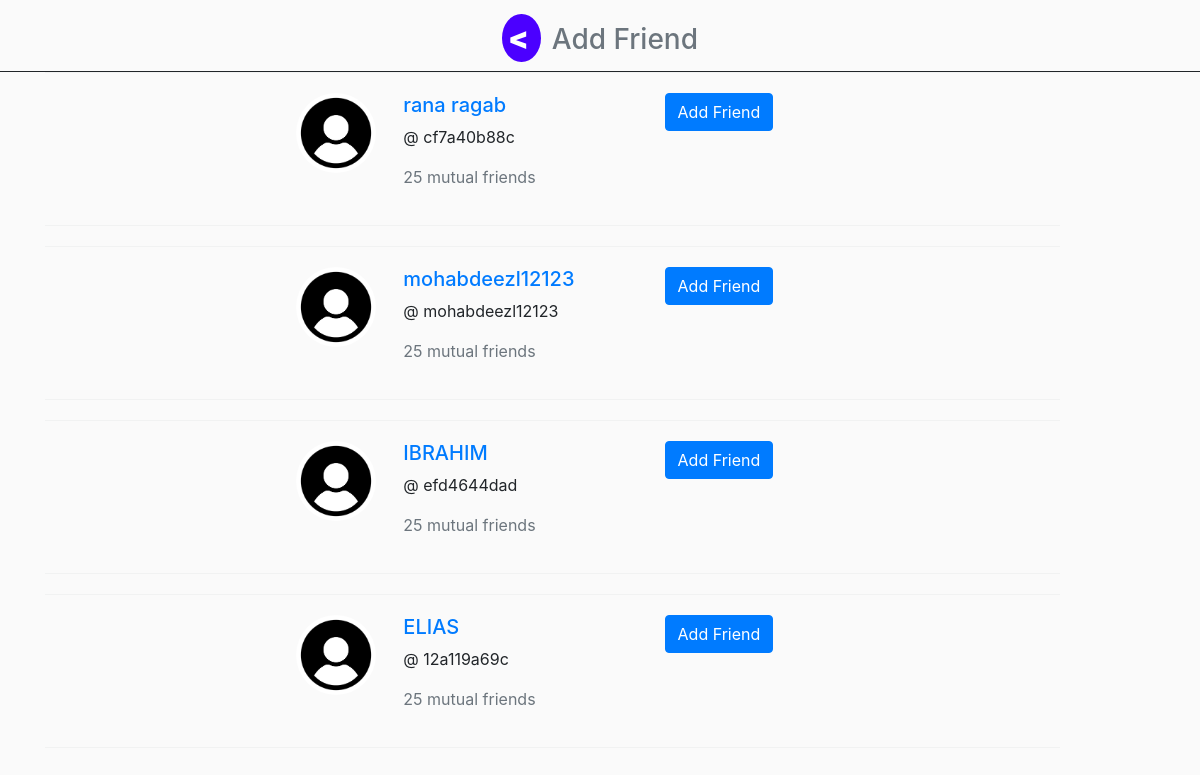
/add_friend/ (signed in), run on an earlier commit of the app's database.
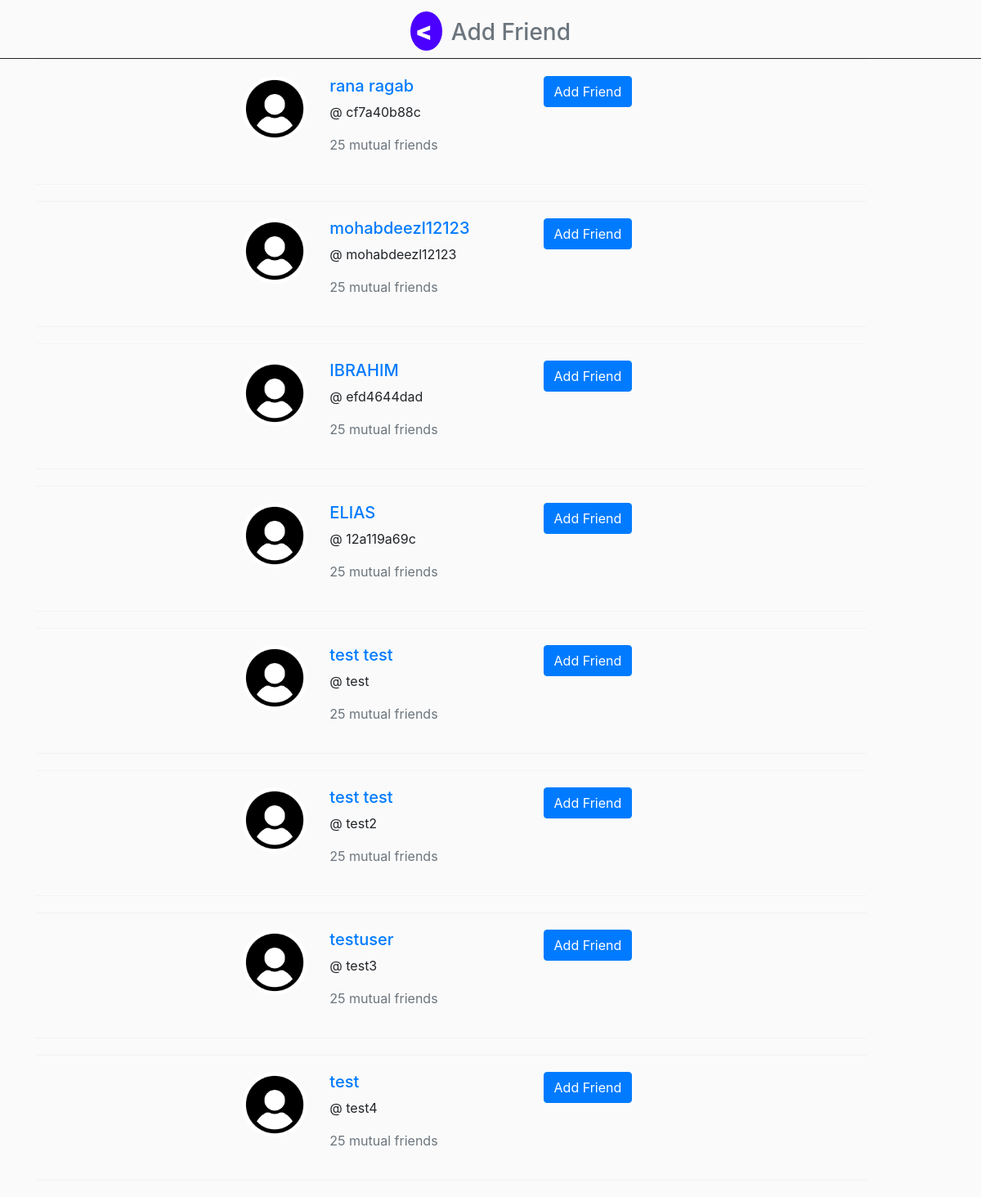
And on a later commit of the database.
### accounts/models.py (models this page shows, shortened)
class Friend(models.Model):
    profile=models.OneToOneField(Profile, verbose_name=_("user"), on_delete=models.CASCADE,related_name='friend_profile')
    class Meta:
        verbose_name = _("Friend")
        verbose_name_plural = _("Friends")

class Profile(models.Model):
    user=models.OneToOneField(User, verbose_name=_("user"), on_delete=models.CASCADE)
    friend=models.ManyToManyField('Friend',related_name='user_friends')
    friend_request=models.ManyToManyField('Friend',related_name='user_friend_requests')
    phone=models.CharField(max_length=20,verbose_name=_("phone"))
    slug=models.SlugField(blank=True, null=True)
    image=models.ImageField(upload_to='profile/',blank=True, null=True)
    country=CountryField(blank_label='select country')
    adress=models.CharField(max_length=100)
    Token=models.CharField(max_length=500,blank=True, null=True)
    join_date=models.DateTimeField(verbose_name=_("Created At"), default=datetime.now)
    is_volunteer = models.BooleanField(default=False)
    class Meta:
        verbose_name = _("Profile")
        verbose_name_plural = _("Profiles")
    def create_profile(sender, instance, *args, **kwargs):
        if kwargs['created']:
            is_volunteer = getattr(instance, "is_volunteer", False)
            user_profile=Profile.objects.create(user=instance, is_volunteer=is_volunteer)
    post_save.connect(create_profile , sender=User)

### chat/views.py (the view)
# urls.py: path('add_friend/',views.add_friend,name='add_friend'),
def add_friend(request):
    user_profile = get_object_or_404(Profile, user=request.user)
    friend=user_profile.friend.all()
    add_friends = Friend.objects.all().exclude(profile=request.user.profile)
    return render(request,'chat/add_friend.html',{'add_friends': add_friends})

### chat/templates/chat/add_friend.html (shortened to what this page needs)
{% load static %}
<!DOCTYPE html>
<html lang="en">
<head>
    <link href="https://netdna.bootstrapcdn.com/bootstrap/4.0.0-beta/css/bootstrap.min.css" rel="stylesheet">
</head>
<body>
    <div style="    border-bottom: 1px solid;
    padding-bottom: 6px;justify-content: center;
    display: flex;">
        <h3 class="text-muted prj-name">
            <span"><a href="/" style="font-size: 30px;
            font-weight: 900;
            margin-bottom: 13px;
            color: white;
            background: #4b00ff;
            border-radius: 50%;
            padding: 6px;
            text-align: center;
            text-decoration:none;
            margin-right: 11px;" class="ks-amount">
                < </a></span>
            Add Friend
        </h3>
    </div>
    <div class="container">
        <div class="row">
            <div class="col-md-11">
                <div class="people-nearby">
                    {% for friend in add_friends %}
                        <div class="nearby-user">
                            <div class="row" style="justify-content: center;">
                                <div class="col-md-1 col-sm-2" style="margin-right: 20px;">
                                    {% if friend.profile.image %}
                                        <img src="{{ friend.profile.image.url }}" alt="user"
                                        class="profile-photo-lg" width="40" height="40">
                                    {% else %}
                                        <img src="{% static 'user_no_image.png' %}" alt="user"
                                        class="profile-photo-lg" width="40" height="40">
                                    {% endif %}
                                </div>
                                <div class="col-md-3 col-sm-3">
                                    <h5><a href="#" class="profile-link">{{ friend.profile.user.first_name }} {{ friend.profile.user.last_name }}</a></h5>
                                    <p name="user_name" >@ {{friend.profile.user.username }}</p>
                                    <p class="text-muted">25 mutual friends</p>
                                </div>
                                <div class="col-md-2 col-sm-2">
                                    <a href="{% url 'chat:send_request' slug=friend.profile.slug%}" class="btn btn-primary pull-right">Add Friend</a>
                                </div>
                            </div>
                        </div>
                    {% endfor %}
                </div>
            </div>
        </div>
    </div>
</body>
</html>

### chat/templates/chat/add_friend.html (style rules this page uses)
body { margin-top: 20px; background: #FAFAFA; }
.people-nearby .nearby-user { padding: 20px 0; border-top: 1px solid #f1f2f2; border-bottom: 1px solid #f1f2f2; margin-bottom: 20px; }
img.profile-photo-lg { height: 80px; width: 80px; border-radius: 50%; }

What changed in the data, as far as the page shows it:
added Friend: profile.user.first_name "test", profile.user.last_name "test", profile.user.username "test"
added Friend: profile.user.first_name "test", profile.user.last_name "test", profile.user.username "test2"
added Friend: profile.user.first_name "testuser", profile.user.username "test3"
added Friend: profile.user.first_name "test", profile.user.username "test4"
